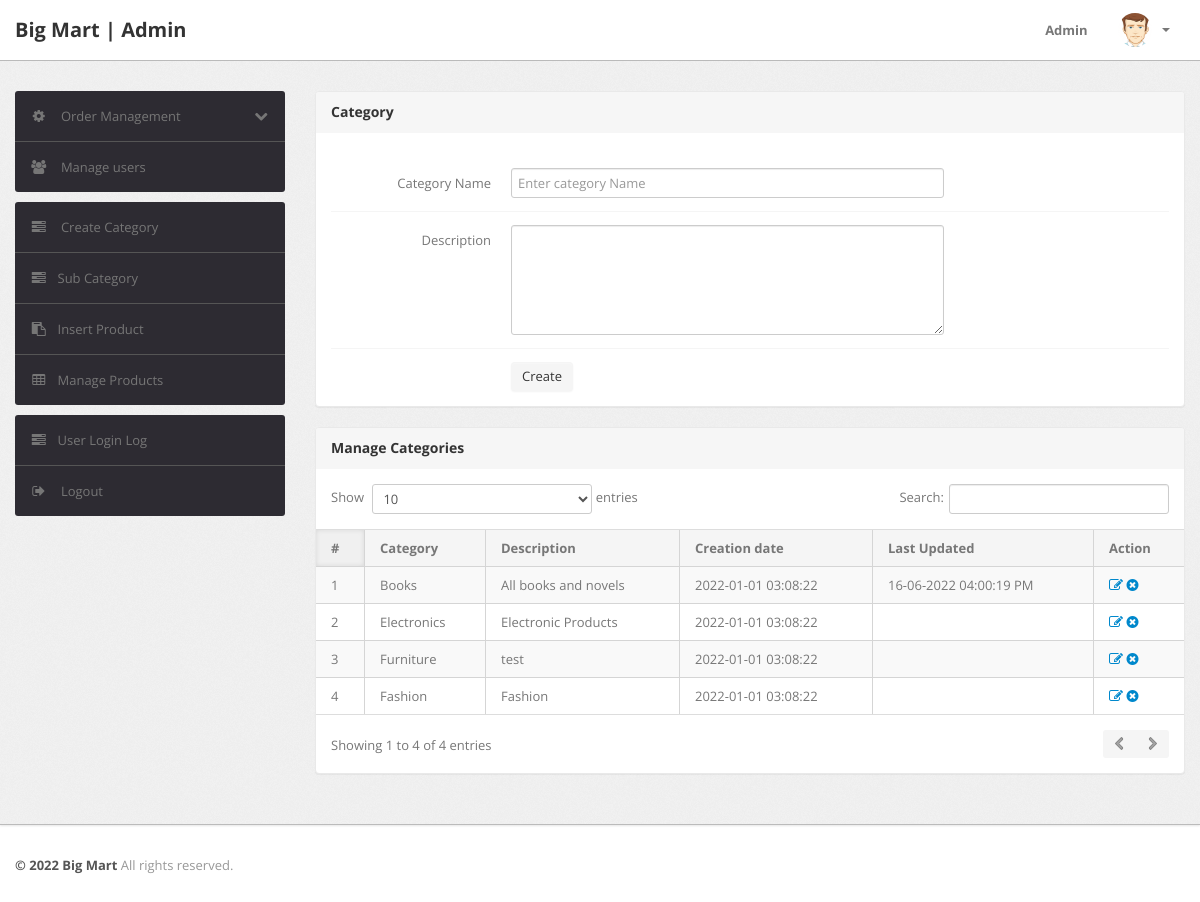
The app's page /admin/category.php (signed in) with its own data.
### tables this page shows
CREATE TABLE `category` (
  `id` int(11) NOT NULL,
  `categoryName` varchar(255) DEFAULT NULL,
  `categoryDescription` longtext DEFAULT NULL,
  `creationDate` timestamp NOT NULL DEFAULT current_timestamp(),
  `updationDate` varchar(255) DEFAULT NULL
);

### admin/category.php (the view, shortened to what this page needs)
<?php
include('include/config.php');
if(strlen($_SESSION['alogin'])==0)
	{
header('location:index.php');
}
else{
?>
<!DOCTYPE html>
<html lang="en">
<head>
	<link type="text/css" href="bootstrap/css/bootstrap.min.css" rel="stylesheet">
	<link type="text/css" href="bootstrap/css/bootstrap-responsive.min.css" rel="stylesheet">
	<link type="text/css" href="css/theme.css" rel="stylesheet">
	<link type="text/css" href="images/icons/css/font-awesome.css" rel="stylesheet">
</head>
<body>
<?php include('include/header.php');?>
	<div class="wrapper">
		<div class="container">
			<div class="row">
<?php include('include/sidebar.php');?>
			<div class="span9">
					<div class="content">
						<div class="module">
							<div class="module-head">
								<h3>Category</h3>
							</div>
							<div class="module-body">
									<br />
			<form class="form-horizontal row-fluid" name="Category" method="post" >
<div class="control-group">
<label class="control-label" for="basicinput">Category Name</label>
<div class="controls">
<input type="text" placeholder="Enter category Name"  name="category" class="span8 tip" required>
</div>
</div>
<div class="control-group">
											<label class="control-label" for="basicinput">Description</label>
											<div class="controls">
												<textarea class="span8" name="description" rows="5"></textarea>
											</div>
										</div>
	<div class="control-group">
											<div class="controls">
												<button type="submit" name="submit" class="btn">Create</button>
											</div>
										</div>
									</form>
							</div>
						</div>
	<div class="module">
							<div class="module-head">
								<h3>Manage Categories</h3>
							</div>
							<div class="module-body table">
								<table cellpadding="0" cellspacing="0" border="0" class="datatable-1 table table-bordered table-striped	 display" width="100%">
									<thead>
										<tr>
											<th>#</th>
											<th>Category</th>
											<th>Description</th>
											<th>Creation date</th>
											<th>Last Updated</th>
											<th>Action</th>
										</tr>
									</thead>
									<tbody>
<?php $query=mysqli_query($con,"select * from category");
$cnt=1;
while($row=mysqli_fetch_array($query))
{
?>
										<tr>
											<td><?php echo htmlentities($cnt);?></td>
											<td><?php echo htmlentities($row['categoryName']);?></td>
											<td><?php echo htmlentities($row['categoryDescription']);?></td>
											<td> <?php echo htmlentities($row['creationDate']);?></td>
											<td><?php echo htmlentities($row['updationDate']);?></td>
											<td>
											<a href="edit-category.php?id=<?php echo $row['id']?>" ><i class="icon-edit"></i></a>
											<a href="category.php?id=<?php echo $row['id']?>&del=delete" onClick="return confirm('Are you sure you want to delete?')"><i class="icon-remove-sign"></i></a></td>
										</tr>
										<?php $cnt=$cnt+1; } ?>
								</table>
							</div>
						</div>
					</div>
				</div>
			</div>
		</div>
	</div>
<?php include('include/footer.php');?>
</body>
<?php } ?>

### records on screen
category: categoryName "Books", categoryDescription "All books and novels", creationDate "2022-01-01 03:08:22", updationDate "16-06-2022 04:00:19 PM"
category: categoryName "Electronics", categoryDescription "Electronic Products", creationDate "2022-01-01 03:08:22"
category: categoryName "Furniture", categoryDescription "test", creationDate "2022-01-01 03:08:22"
category: categoryName "Fashion", categoryDescription "Fashion", creationDate "2022-01-01 03:08:22"
